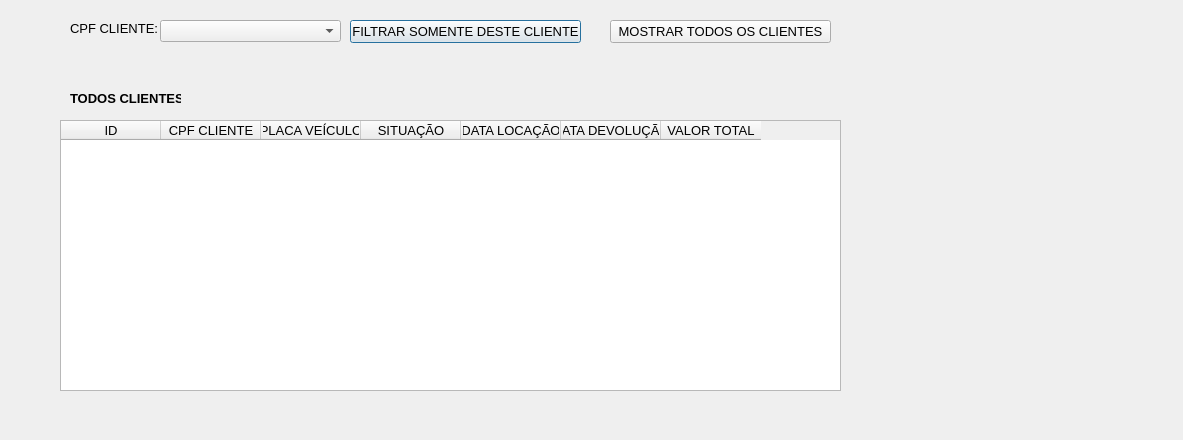
<?xml version="1.0" encoding="UTF-8"?>
<ui version="4.0">
 <class>telaHistoricoLocacoes</class>
 <widget class="QDialog" name="telaHistoricoLocacoes">
  <property name="geometry">
   <rect>
    <x>0</x>
    <y>0</y>
    <width>1183</width>
    <height>440</height>
   </rect>
  </property>
  <property name="font">
   <font>
    <pointsize>10</pointsize>
   </font>
  </property>
  <property name="windowTitle">
   <string>Dialog</string>
  </property>
  <widget class="QTableWidget" name="tableWidgetListagem">
   <property name="geometry">
    <rect>
     <x>60</x>
     <y>120</y>
     <width>781</width>
     <height>271</height>
    </rect>
   </property>
   <column>
    <property name="text">
     <string>ID</string>
    </property>
   </column>
   <column>
    <property name="text">
     <string>CPF CLIENTE</string>
    </property>
   </column>
   <column>
    <property name="text">
     <string>PLACA VEÍCULO</string>
    </property>
   </column>
   <column>
    <property name="text">
     <string>SITUAÇÃO</string>
    </property>
   </column>
   <column>
    <property name="text">
     <string>DATA LOCAÇÃO</string>
    </property>
   </column>
   <column>
    <property name="text">
     <string>DATA DEVOLUÇÃO</string>
    </property>
   </column>
   <column>
    <property name="text">
     <string>VALOR TOTAL</string>
    </property>
   </column>
  </widget>
  <widget class="QLabel" name="labelClientes">
   <property name="geometry">
    <rect>
     <x>70</x>
     <y>90</y>
     <width>111</width>
     <height>16</height>
    </rect>
   </property>
   <property name="font">
    <font>
     <pointsize>10</pointsize>
     <weight>75</weight>
     <bold>true</bold>
    </font>
   </property>
   <property name="text">
    <string>TODOS CLIENTES:</string>
   </property>
  </widget>
  <widget class="QLabel" name="label_2">
   <property name="geometry">
    <rect>
     <x>70</x>
     <y>20</y>
     <width>91</width>
     <height>16</height>
    </rect>
   </property>
   <property name="font">
    <font>
     <pointsize>10</pointsize>
     <weight>50</weight>
     <bold>false</bold>
    </font>
   </property>
   <property name="text">
    <string>CPF CLIENTE:</string>
   </property>
  </widget>
  <widget class="QComboBox" name="comboBoxCpf">
   <property name="geometry">
    <rect>
     <x>160</x>
     <y>20</y>
     <width>181</width>
     <height>22</height>
    </rect>
   </property>
  </widget>
  <widget class="QPushButton" name="pushButtonFiltrar">
   <property name="geometry">
    <rect>
     <x>350</x>
     <y>20</y>
     <width>231</width>
     <height>23</height>
    </rect>
   </property>
   <property name="text">
    <string>FILTRAR SOMENTE DESTE CLIENTE</string>
   </property>
  </widget>
  <widget class="QPushButton" name="pushButtonMostrarTodos">
   <property name="geometry">
    <rect>
     <x>610</x>
     <y>20</y>
     <width>221</width>
     <height>23</height>
    </rect>
   </property>
   <property name="text">
    <string>MOSTRAR TODOS OS CLIENTES</string>
   </property>
  </widget>
 </widget>
 <resources/>
 <connections/>
</ui>
